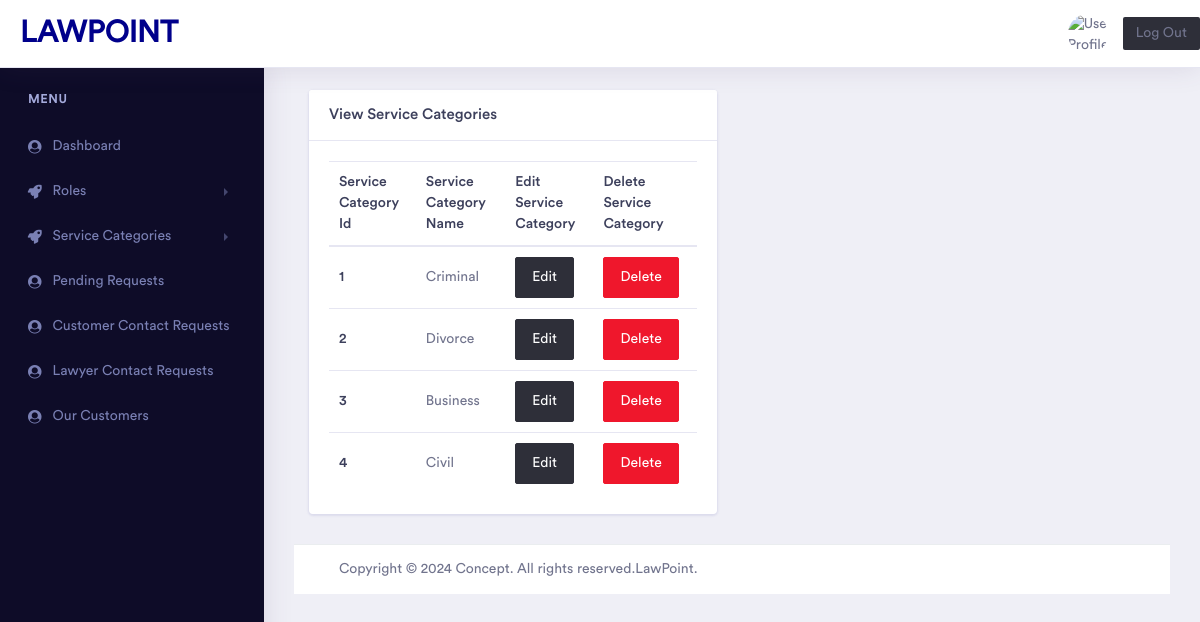
The app's page /Admin/viewCategory.php with its own data.
### tables this page shows
CREATE TABLE `categories` (
  `category_id` int(11) NOT NULL,
  `category_name` varchar(255) NOT NULL
);

### Admin/viewCategory.php (the view)
<?php
include("header.php");
?>
<?php
include("connection.php");
$select = "SELECT * FROM categories ";
$row = mysqli_query($connect, $select);
?>
                <div class="col-xl-6 col-lg-6 col-md-12 col-sm-12 col-12">
                            <div class="card">
                                <h5 class="card-header">View Service Categories</h5>
                                <div class="card-body">
                                    <table class="table table-hover">
                                        <thead>
                                            <tr>
                                                <th scope="col">Service Category Id</th>
                                                <th scope="col">Service Category Name</th>
                                                <th scope="col">Edit Service Category</th>
                                                <th scope="col">Delete Service Category</th>
                                            </tr>
                                        </thead>
                                        <tbody>
                                <?php
                                while ($data = mysqli_fetch_assoc($row)){
                                    ?>
                                    <tr>
                                        <th scope="row"> <?php echo $data['category_id']; ?> </th>
                                        <td> <?php echo $data['category_name']?></td>
                                        <td> <a href="editCategory.php?i=<?php echo $data['category_id']?>" class="btn btn-dark">Edit</a> </td>
                                        <td> <a href="editCategory.php?j=<?php echo $data['category_id']?>" class="btn btn-danger" onclick="return confirm('Record Will be Deleted Permanently!')">Delete</a> </td>
                                    </tr>
                               <?php }?>
                                </tbody>
                                    </table>
                                </div>
                            </div>
                        </div>
<?php
include("footer.php");
?>

### records on screen
categories: category_id "1", category_name "Criminal"
categories: category_id "2", category_name "Divorce"
categories: category_id "3", category_name "Business"
categories: category_id "4", category_name "Civil"
